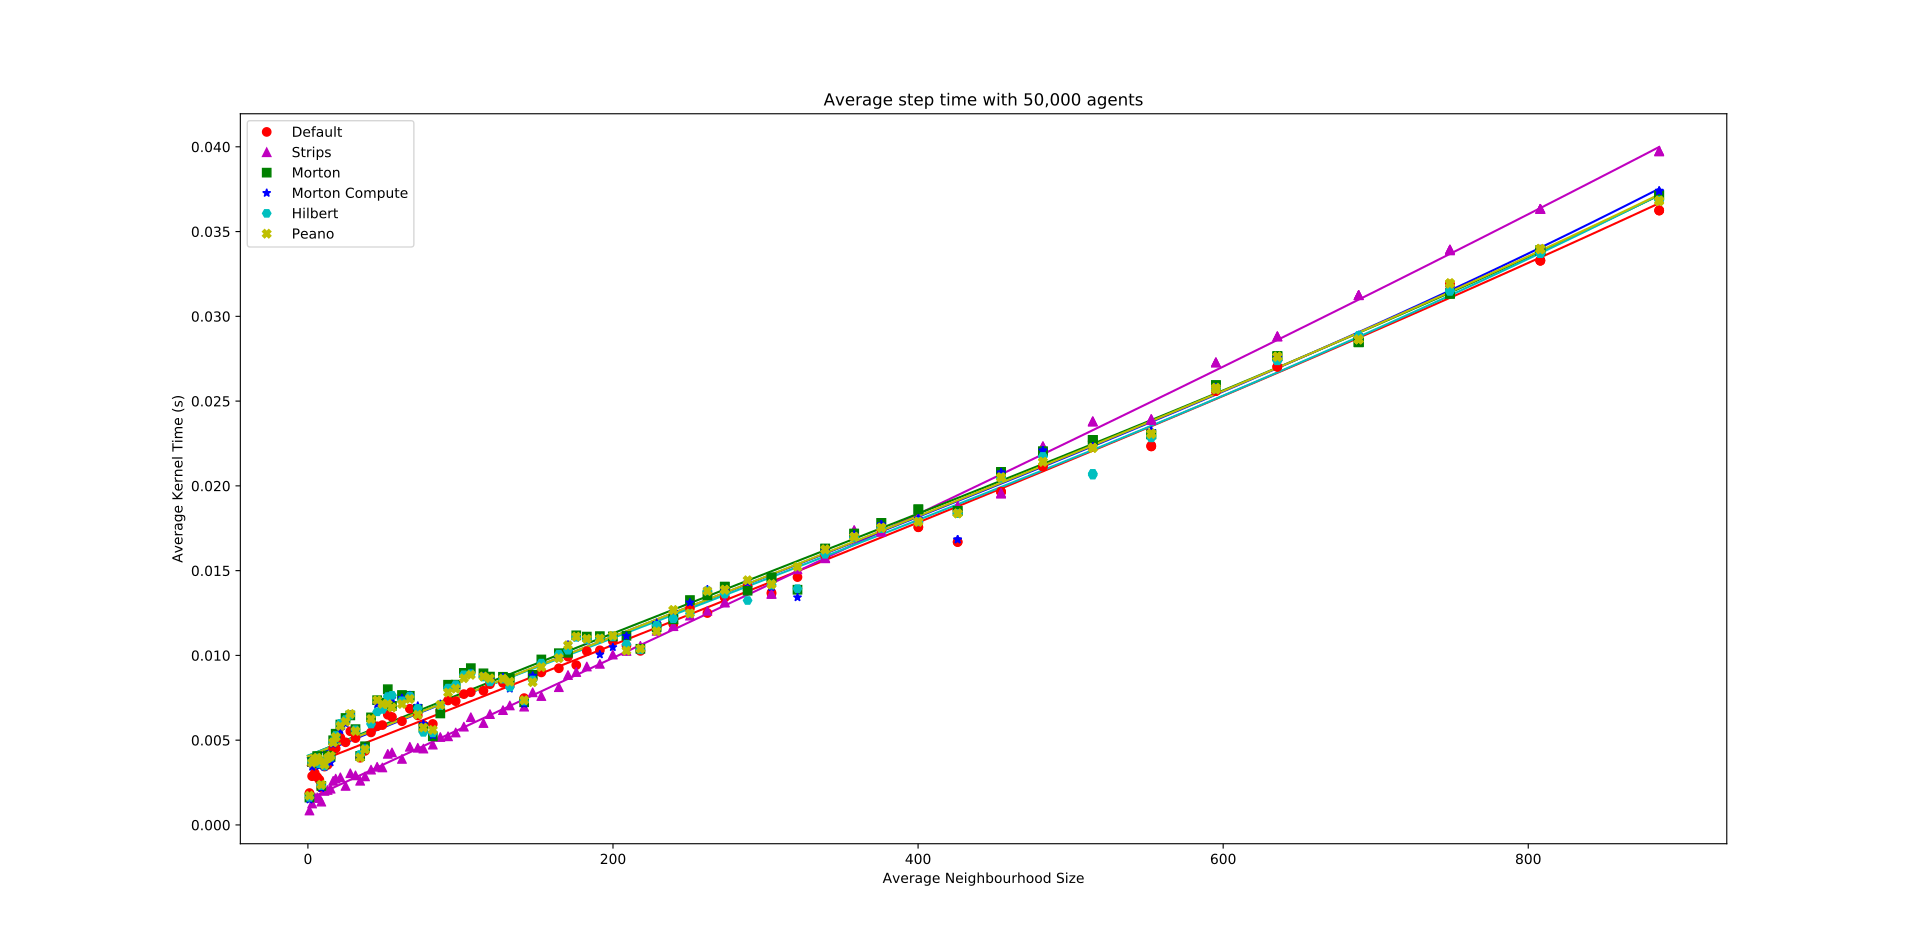

Write the Python code that produced this figure.
import numpy as np
import matplotlib.pyplot as plt
plt.title('Average step time with 50,000 agents')
plt.ylabel('Average Kernel Time (s)')
plt.xlabel('Average Neighbourhood Size')
neighbourhoodSize, default, strips, morton, mortonCompute, hilbert, peano = np.loadtxt(
    'NullNeighbourhoodScale50k.csv',
     dtype=[('neighbourhoodSize','float'), ('default','float'),('strips','float'), ('morton','float'), ('mortonCompute','float'), ('hilbert','float'), ('peano','float')],
     skiprows=3,
     delimiter=',',
     usecols=(8,15,16,17,18,19,20),
     unpack=True
 );
print(strips[-1]);
#Array of sampling vals for polyfit line
xp = np.linspace(0, neighbourhoodSize[-1], 50)
#polyfit
default_z = np.polyfit(neighbourhoodSize, default, 3)
default_fit = np.poly1d(default_z)
plt.plot(xp, default_fit(xp), 'r-')
strips_z = np.polyfit(neighbourhoodSize, strips, 3)
strips_fit = np.poly1d(strips_z)
plt.plot(xp, strips_fit(xp), 'm-')
morton_z = np.polyfit(neighbourhoodSize, morton, 3)
morton_fit = np.poly1d(morton_z)
plt.plot(xp, morton_fit(xp), 'g-')
mortonCompute_z = np.polyfit(neighbourhoodSize, mortonCompute, 3)
mortonCompute_fit = np.poly1d(mortonCompute_z)
plt.plot(xp, mortonCompute_fit(xp), 'b-')
hilbert_z = np.polyfit(neighbourhoodSize, hilbert, 3)
hilbert_fit = np.poly1d(hilbert_z)
plt.plot(xp, hilbert_fit(xp), 'c-')
peano_z = np.polyfit(neighbourhoodSize, peano, 3)
peano_fit = np.poly1d(peano_z)
plt.plot(xp, peano_fit(xp), 'y-')
#Points
default_h = plt.plot(
    neighbourhoodSize,default, 
    'ro',
    label='Default'
);
strips_h = plt.plot(
    neighbourhoodSize,strips, 
    'm^',
    label='Strips'
);
morton_h = plt.plot(
    neighbourhoodSize,morton, 
    'gs',
    label='Morton'
);
mortonCompute_h = plt.plot(
    neighbourhoodSize,mortonCompute, 
    'b*',
    label='Morton Compute'
);
hilbert_h = plt.plot(
    neighbourhoodSize,hilbert, 
    'cH',
    label='Hilbert'
);
peano_h = plt.plot(
    neighbourhoodSize,peano, 
    'yX',
    label='Peano'
);
plt.legend(loc=2,numpoints=1);
plt.show();
